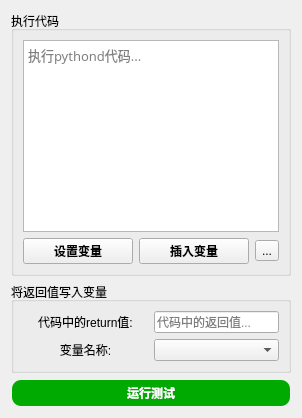
       <widget class="QWidget" name="tab_37">
        <attribute name="title">
         <string>运行Python</string>
        </attribute>
        <layout class="QVBoxLayout" name="verticalLayout_81">
         <item>
          <widget class="QGroupBox" name="groupBox_51">
           <property name="title">
            <string>执行代码</string>
           </property>
           <layout class="QVBoxLayout" name="verticalLayout_80">
            <item>
             <layout class="QGridLayout" name="gridLayout_55" columnstretch="1,1,0">
              <item row="0" column="0" colspan="3">
               <widget class="QTextEdit" name="textEdit_5">
                <property name="font">
                 <font>
                  <family>Cascadia Code</family>
                  <pointsize>10</pointsize>
                  <bold>false</bold>
                 </font>
                </property>
                <property name="html">
                 <string>&lt;!DOCTYPE HTML PUBLIC &quot;-//W3C//DTD HTML 4.0//EN&quot; &quot;http://www.w3.org/TR/REC-html40/strict.dtd&quot;&gt;
&lt;html&gt;&lt;head&gt;&lt;meta name=&quot;qrichtext&quot; content=&quot;1&quot; /&gt;&lt;meta charset=&quot;utf-8&quot; /&gt;&lt;style type=&quot;text/css&quot;&gt;
p, li { white-space: pre-wrap; }
hr { height: 1px; border-width: 0; }
li.unchecked::marker { content: &quot;\2610&quot;; }
li.checked::marker { content: &quot;\2612&quot;; }
&lt;/style&gt;&lt;/head&gt;&lt;body style=&quot; font-family:'Cascadia Code'; font-size:10pt; font-weight:400; font-style:normal;&quot;&gt;
&lt;p style=&quot;-qt-paragraph-type:empty; margin-top:0px; margin-bottom:0px; margin-left:0px; margin-right:0px; -qt-block-indent:0; text-indent:0px; font-family:'Cascadia Code,微软雅黑,微软雅黑';&quot;&gt;&lt;br /&gt;&lt;/p&gt;&lt;/body&gt;&lt;/html&gt;</string>
                </property>
                <property name="placeholderText">
                 <string>执行pythond代码...</string>
                </property>
               </widget>
              </item>
              <item row="1" column="0">
               <widget class="QPushButton" name="pushButton_41">
                <property name="font">
                 <font>
                  <family>微软雅黑</family>
                  <bold>true</bold>
                 </font>
                </property>
                <property name="text">
                 <string>设置变量</string>
                </property>
               </widget>
              </item>
              <item row="1" column="1">
               <widget class="QPushButton" name="pushButton_39">
                <property name="font">
                 <font>
                  <family>微软雅黑</family>
                  <bold>true</bold>
                 </font>
                </property>
                <property name="text">
                 <string>插入变量</string>
                </property>
               </widget>
              </item>
              <item row="1" column="2">
               <widget class="QToolButton" name="toolButton_4">
                <property name="text">
                 <string>...</string>
                </property>
                <property name="icon">
                 <iconset resource="../images.qrc">
                  <normaloff>:/按钮图标/Window/res/帮助.png</normaloff>:/按钮图标/Window/res/帮助.png</iconset>
                </property>
               </widget>
              </item>
             </layout>
            </item>
           </layout>
          </widget>
         </item>
         <item>
          <widget class="QGroupBox" name="groupBox_50">
           <property name="title">
            <string>将返回值写入变量</string>
           </property>
           <layout class="QGridLayout" name="gridLayout_54" columnstretch="1,1">
            <item row="0" column="0">
             <widget class="QLabel" name="label_147">
              <property name="text">
               <string>代码中的return值:</string>
              </property>
              <property name="alignment">
               <set>Qt::AlignmentFlag::AlignCenter</set>
              </property>
             </widget>
            </item>
            <item row="0" column="1">
             <widget class="QLineEdit" name="lineEdit_26">
              <property name="placeholderText">
               <string>代码中的返回值...</string>
              </property>
             </widget>
            </item>
            <item row="1" column="0">
             <widget class="QLabel" name="label_148">
              <property name="text">
               <string>变量名称:</string>
              </property>
              <property name="alignment">
               <set>Qt::AlignmentFlag::AlignCenter</set>
              </property>
             </widget>
            </item>
            <item row="1" column="1">
             <widget class="QComboBox" name="comboBox_56"/>
            </item>
           </layout>
          </widget>
         </item>
         <item>
          <widget class="QPushButton" name="pushButton_40">
           <property name="palette">
            <palette>
             <active>
              <colorrole role="WindowText">
               <brush brushstyle="SolidPattern">
                <color alpha="255">
                 <red>255</red>
                 <green>255</green>
                 <blue>255</blue>
                </color>
               </brush>
              </colorrole>
              <colorrole role="Button">
               <brush brushstyle="SolidPattern">
                <color alpha="255">
                 <red>0</red>
                 <green>170</green>
                 <blue>0</blue>
                </color>
               </brush>
              </colorrole>
              <colorrole role="Text">
               <brush brushstyle="SolidPattern">
                <color alpha="255">
                 <red>255</red>
                 <green>255</green>
                 <blue>255</blue>
                </color>
               </brush>
              </colorrole>
              <colorrole role="ButtonText">
               <brush brushstyle="SolidPattern">
                <color alpha="255">
                 <red>255</red>
                 <green>255</green>
                 <blue>255</blue>
                </color>
               </brush>
              </colorrole>
              <colorrole role="Base">
               <brush brushstyle="SolidPattern">
                <color alpha="255">
                 <red>0</red>
                 <green>170</green>
                 <blue>0</blue>
                </color>
               </brush>
              </colorrole>
              <colorrole role="Window">
               <brush brushstyle="SolidPattern">
                <color alpha="255">
                 <red>0</red>
                 <green>170</green>
                 <blue>0</blue>
                </color>
               </brush>
              </colorrole>
              <colorrole role="PlaceholderText">
               <brush brushstyle="NoBrush">
                <color alpha="128">
                 <red>255</red>
                 <green>255</green>
                 <blue>255</blue>
                </color>
               </brush>
              </colorrole>
             </active>
             <inactive>
              <colorrole role="WindowText">
               <brush brushstyle="SolidPattern">
                <color alpha="255">
                 <red>255</red>
                 <green>255</green>
                 <blue>255</blue>
                </color>
               </brush>
              </colorrole>
              <colorrole role="Button">
               <brush brushstyle="SolidPattern">
                <color alpha="255">
                 <red>0</red>
                 <green>170</green>
                 <blue>0</blue>
                </color>
               </brush>
              </colorrole>
              <colorrole role="Text">
               <brush brushstyle="SolidPattern">
                <color alpha="255">
                 <red>255</red>
                 <green>255</green>
                 <blue>255</blue>
                </color>
               </brush>
              </colorrole>
              <colorrole role="ButtonText">
               <brush brushstyle="SolidPattern">
                <color alpha="255">
                 <red>255</red>
                 <green>255</green>
                 <blue>255</blue>
                </color>
               </brush>
              </colorrole>
              <colorrole role="Base">
               <brush brushstyle="SolidPattern">
                <color alpha="255">
                 <red>0</red>
                 <green>170</green>
                 <blue>0</blue>
                </color>
               </brush>
              </colorrole>
              <colorrole role="Window">
               <brush brushstyle="SolidPattern">
                <color alpha="255">
                 <red>0</red>
                 <green>170</green>
                 <blue>0</blue>
                </color>
               </brush>
              </colorrole>
              <colorrole role="PlaceholderText">
               <brush brushstyle="NoBrush">
                <color alpha="128">
                 <red>255</red>
                 <green>255</green>
                 <blue>255</blue>
                </color>
               </brush>
              </colorrole>
             </inactive>
             <disabled>
              <colorrole role="WindowText">
               <brush brushstyle="SolidPattern">
                <color alpha="255">
                 <red>255</red>
                 <green>255</green>
                 <blue>255</blue>
                </color>
               </brush>
              </colorrole>
              <colorrole role="Button">
               <brush brushstyle="SolidPattern">
                <color alpha="255">
                 <red>0</red>
                 <green>170</green>
                 <blue>0</blue>
                </color>
               </brush>
              </colorrole>
              <colorrole role="Text">
               <brush brushstyle="SolidPattern">
                <color alpha="255">
                 <red>255</red>
                 <green>255</green>
                 <blue>255</blue>
                </color>
               </brush>
              </colorrole>
              <colorrole role="ButtonText">
               <brush brushstyle="SolidPattern">
                <color alpha="92">
                 <red>0</red>
                 <green>0</green>
                 <blue>0</blue>
                </color>
               </brush>
              </colorrole>
              <colorrole role="Base">
               <brush brushstyle="SolidPattern">
                <color alpha="255">
                 <red>0</red>
                 <green>170</green>
                 <blue>0</blue>
                </color>
               </brush>
              </colorrole>
              <colorrole role="Window">
               <brush brushstyle="SolidPattern">
                <color alpha="255">
                 <red>0</red>
                 <green>170</green>
                 <blue>0</blue>
                </color>
               </brush>
              </colorrole>
              <colorrole role="PlaceholderText">
               <brush brushstyle="NoBrush">
                <color alpha="128">
                 <red>255</red>
                 <green>255</green>
                 <blue>255</blue>
                </color>
               </brush>
              </colorrole>
             </disabled>
            </palette>
           </property>
           <property name="font">
            <font>
             <family>Microsoft YaHei</family>
             <bold>true</bold>
            </font>
           </property>
           <property name="styleSheet">
            <string notr="true">QPushButton {
    background-color: rgb(0, 170, 0);
    color: white;
    border-radius: 10px; /* 设置圆角半径 */
    font-family: 'Microsoft YaHei'; /* 设置字体为微软雅黑 */
    padding: 3px 5px; /* 设置内边距，使按钮看起来更美观 */
    border: 2px solid transparent; /* 设置边框为透明 */
}

QPushButton:hover {
    background-color: rgb(0, 150, 0); /* 设置鼠标悬停时的背景颜色 */
}

QPushButton:pressed {
    background-color: rgb(0, 100, 0); /* 设置按钮按下时的背景颜色 */
}
</string>
           </property>
           <property name="text">
            <string>运行测试</string>
           </property>
          </widget>
         </item>
        </layout>
       </widget>
